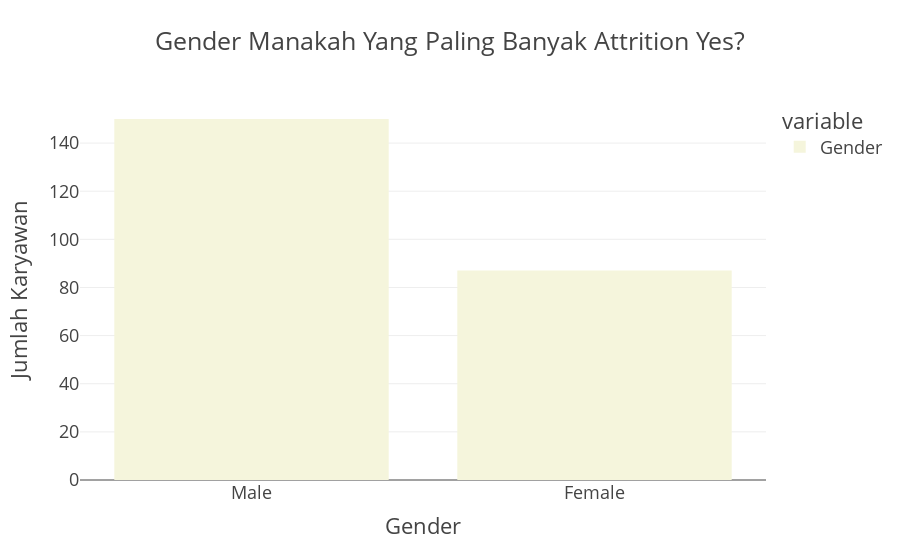

Source (notebook cell):
### Code cell
# visualisasi
attrition_yes_gender = attrition_yes['Gender'].value_counts()
px.bar(attrition_yes_gender,
      labels = {
          'index' : 'Gender',
          'value' : 'Jumlah Karyawan'
      },
      title='Gender Manakah Yang Paling Banyak Attrition Yes?',
      template='presentation',
      color_discrete_sequence=['#F5F5DC'],
      )

### Figure 1 — Plotly figure (JSON) as saved in the notebook; plotly's stock layout.template omitted (floating-point values rounded to 4 significant figures)
{"data": [{"alignmentgroup": "True", "hovertemplate": "variable=Gender<br>Gender=%{x}<br>Jumlah Karyawan=%{y}<extra></extra>", "legendgroup": "Gender", "marker": {"color": "#F5F5DC", "pattern": {"shape": ""}}, "name": "Gender", "offsetgroup": "Gender", "orientation": "v", "showlegend": true, "textposition": "auto", "type": "bar", "x": ["Male", "Female"], "xaxis": "x", "y": [150, 87], "yaxis": "y"}], "layout": {"barmode": "relative", "legend": {"title": {"text": "variable"}, "tracegroupgap": 0}, "title": {"text": "Gender Manakah Yang Paling Banyak Attrition Yes?"}, "xaxis": {"anchor": "y", "domain": [0, 1], "title": {"text": "Gender"}}, "yaxis": {"anchor": "x", "domain": [0, 1], "title": {"text": "Jumlah Karyawan"}}}}
